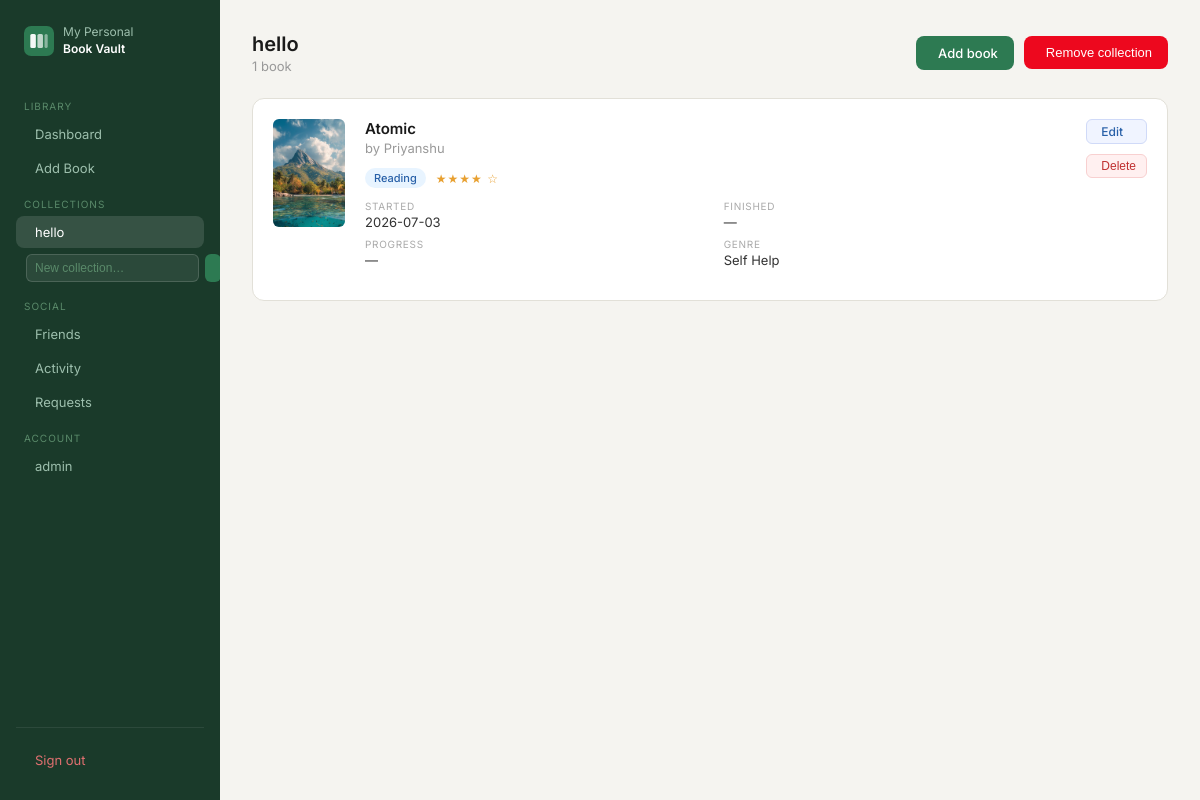
The app's page /collection/2 (signed in), older data.
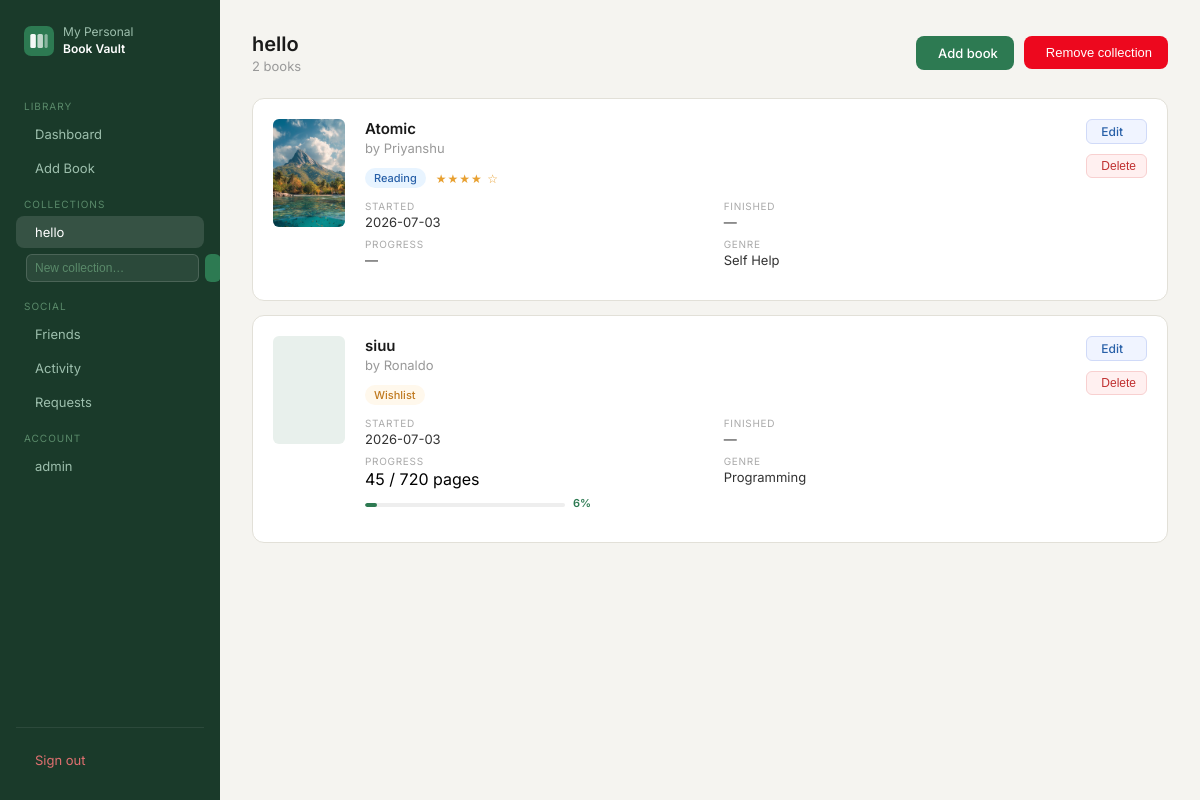
The same page, newer data.
### app/blueprints/collection/modules.py (models this page shows, shortened)
class Collection(db.Model):
    __tablename__="collection"
    cid=db.Column(db.Integer,primary_key=True)
    pid=db.Column(db.Integer,db.ForeignKey("credential.pid"),nullable=False)
    collection_name=db.Column(db.String(100),nullable=False)
    create_at=db.Column(db.DateTime,default=datetime.utcnow)
    user_books = db.relationship("Userbook", back_populates="collection")
    __table_args__=(db.UniqueConstraint("pid","collection_name",name="unique_collection"),)

### app/blueprints/auth/modules.py (models this page shows, shortened)
class Credential(db.Model,UserMixin):
    __tablename__='credential'
    pid=db.Column(db.Integer,primary_key=True)
    email=db.Column(db.String(255),nullable=False,unique=True)
    username=db.Column(db.String(100),nullable=False,unique=True)
    password=db.Column(db.String(100),nullable=False)
    history = db.relationship("History",  back_populates="user")
    user_books = db.relationship("Userbook", back_populates="user")

### app/blueprints/book/modules.py (models this page shows, shortened)
class Userbook(db.Model):
    __tablename__="userbook"
    uid=db.Column(db.Integer,primary_key=True)
    pid=db.Column(db.Integer,db.ForeignKey("credential.pid"),nullable=False)
    bid=db.Column(db.Integer,db.ForeignKey("book.bid"),nullable=False)
    cid=db.Column(db.Integer,db.ForeignKey("collection.cid"),nullable=True)
    current_page=db.Column(db.Integer,nullable=False)
    status=db.Column(db.String(100),nullable=False)
    note=db.Column(db.Text,nullable=True)
    rating=db.Column(db.Integer,db.CheckConstraint("rating >= 0 AND rating <= 5"),nullable=True)
    start_date=db.Column(db.Date,default=date.today)
    end_date=db.Column(db.Date,nullable=True)
    __table_args__=(db.UniqueConstraint("pid","bid",name="unique_user_book"),)
    user = db.relationship("Credential", back_populates="user_books")
    book = db.relationship("Book",back_populates="user_books")
    collection = db.relationship("Collection", back_populates="user_books")

class Book(db.Model):
    __tablename__="book"
    bid=db.Column(db.Integer,primary_key=True)
    author=db.Column(db.String(100),nullable=False)
    title=db.Column(db.String(100),nullable=False)
    language=db.Column(db.String(100),nullable=False)
    genre=db.Column(db.String(100),nullable=True)
    description=db.Column(db.Text,nullable=True)
    page_count=db.Column(db.Integer,nullable=False)
    published_year=db.Column(db.Integer,nullable=True)
    cover_image = db.Column(db.String(500), nullable=True)
    user_books = db.relationship("Userbook", back_populates="book")

### app/blueprints/collection/routes.py (the view)
@collection.route('/<int:cid>')
@login_required
def collection_detail(cid):
    collection = Collection.query.filter_by(
        cid=cid, pid=current_user.pid).first_or_404()
    books = Userbook.query.filter_by(
        cid=cid, pid=current_user.pid).all()
    return render_template("collection/collection_detail.html",
                           collection=collection, books=books)

### app/blueprints/collection/templates/collection/collection_detail.html (shortened to what this page needs)
{% extends "book/base.html" %}
{% block content %}
<div class="page-header">
  <div>
    <h1 class="page-title">
       {{ collection.collection_name }}
    </h1>
    <p class="page-sub">{{ books|length }} book{{ 's' if books|length != 1 }}</p>
  </div>
  <div style="display:flex; gap:10px;">
    <a href="{{ url_for('book.book_add') }}" class="btn-add">
       Add book
    </a>
    <form method="POST"
          action="{{ url_for('collection.delete_collection', cid=collection.cid) }}"
          onsubmit="return confirm('Delete this collection? Books will remain in your library.')">
      <button type="submit" class="btn-logout">
         Remove collection
      </button>
    </form>
  </div>
</div>
{% if books %}
<div class="book-list">
  {% for ub in books %}
  <div class="book-list-card">
    <div class="book-cover">
      {% if ub.book.cover_image %}
        <img src="{{ url_for('static', filename=ub.book.cover_image) }}"
             alt="{{ ub.book.title }}">
      {% else %}
        <div class="cover-placeholder">
        </div>
      {% endif %}
    </div>
    <div class="book-info">
      <h3 class="book-info-title">{{ ub.book.title }}</h3>
      <p class="book-info-author">by {{ ub.book.author }}</p>
      <div class="book-meta">
        <span class="badge badge-{{ ub.status|lower }}">{{ ub.status }}</span>
        {% if ub.rating %}
          <span class="stars">
            {% for i in range(ub.rating) %}★{% endfor %}
            {% for i in range(5 - ub.rating) %}☆{% endfor %}
          </span>
        {% endif %}
      </div>
      <div class="book-details-grid">
        <div class="book-detail-item">
          <span class="detail-label">Started</span>
          <span>{{ ub.start_date or '—' }}</span>
        </div>
        <div class="book-detail-item">
          <span class="detail-label">Finished</span>
          <span>{{ ub.end_date or '—' }}</span>
        </div>
       <div class="book-detail-item form-full">
  <span class="detail-label">Progress</span>
  {% if ub.current_page and ub.book.page_count and ub.book.page_count > 0 %}
    {% set pct = ((ub.current_page / ub.book.page_count) * 100)|round|int %}
    {% set pct = [pct, 100]|min %}
    <span>{{ ub.current_page }} / {{ ub.book.page_count }} pages</span>
    <div style="display:flex;align-items:center;gap:8px;margin-top:5px;">
      <div class="progress-bar" style="flex:1;max-width:200px;">
        <div class="progress-fill" style="width:{{ pct }}%"></div>
      </div>
      <span style="font-size:11px;color:#2d7a52;font-weight:600;">{{ pct }}%</span>
    </div>
  {% else %}
    <span>—</span>
  {% endif %}
</div>
        <div class="book-detail-item">
          <span class="detail-label">Genre</span>
          <span>{{ ub.book.genre or '—' }}</span>
        </div>
      </div>
    </div>
    <div class="book-actions">
      <a href="{{ url_for('book.userbook_update', uid=ub.uid) }}"
         class="action-btn btn-edit">
         Edit
      </a>
      <form method="POST"
            action="{{ url_for('book.userbook_delete', uid=ub.uid) }}"
            onsubmit="return confirm('Remove this book?')">
        <button type="submit" class="action-btn btn-del">
          Delete
        </button>
      </form>
    </div>
  </div>
  {% endfor %}
</div>
{% endif %}
{% endblock %}

### app/blueprints/book/templates/book/base.html (shortened to what this page needs)
<!DOCTYPE html>
<html lang="en">
<head>
  <link rel="stylesheet" type="text/css" href="/css/style.css">
  <link rel="stylesheet" href="https://cdn.jsdelivr.net/npm/@tabler/icons-webfont@latest/tabler-icons.min.css">
</head>
<body class="app-body">
  <div class="app-layout">
    <aside class="sidebar">
      <div class="sidebar-brand">
        <span class="sidebar-brand-name">My Personal<br><strong>Book Vault</strong></span>
      </div>
      <span class="nav-section">Library</span>
      <a href="{{ url_for('book.home') }}"
         class="nav-item {% if request.endpoint == 'book.home' %}active{% endif %}">
         Dashboard
      </a>
      <a href="{{ url_for('book.book_add') }}"
         class="nav-item {% if request.endpoint == 'book.book_add' %}active{% endif %}">
         Add Book
      </a>
      <span class="nav-section">Collections</span>
{% for col in collections %}
<a href="{{ url_for('collection.collection_detail', cid=col.cid) }}"
   class="nav-item {% if request.endpoint == 'collection.collection_detail' and request.view_args.get('cid')|int == col.cid %}active{% endif %}">
   {{ col.collection_name }}
</a>
{% else %}
<span class="nav-empty">No collections yet</span>
{% endfor %}
<form method="POST" action="{{ url_for('collection.create_collection') }}" style="padding: 4px 10px;">
  <div class="input-wrap" style="display:flex;gap:6px;">
    <input type="text" name="collection_name" placeholder="New collection…"
           class="nav-input" required>
    <button type="submit" class="nav-create-btn">
    </button>
  </div>
</form>
<span class="nav-section">Social</span>
<a href="{{ url_for('friends.friends_list') }}"
   class="nav-item {% if request.endpoint and request.endpoint.startswith('friends.') %}active{% endif %}">
   Friends
</a>
<a href="{{ url_for('friends.activity_feed') }}"
   class="nav-item {% if request.endpoint == 'friends.activity_feed' %}active{% endif %}">
   Activity
</a>
<a href="{{ url_for('friends.requests_page') }}"
   class="nav-item {% if request.endpoint == 'friends.requests_page' %}active{% endif %}">
   Requests
</a>
      <span class="nav-section">Account</span>
<a href="{{ url_for('book.profile') }}"
   class="nav-item {% if request.endpoint == 'book.profile' %}active{% endif %}">
  {{ current_user.username }}
</a>
      <div class="sidebar-footer">
        <a href="{{ url_for('book.logout') }}" class="nav-item nav-item-danger">
           Sign out
        </a>
      </div>
    </aside>
    <main class="main-content">
      {% block content %}{% endblock %}
    </main>
  </div>
</body>
</html>

Row changes from the older to the newer data that the page shows:
added Userbook: book "siuu", book.author "Ronaldo", status "Wishlist", start_date "2026-07-03", end_date "—", current_page "45", book.page_count "720", pct "6", book "Programming"
Text that changed along with them:
{{ books|length }}: "1" → "2"
{{ 's' if books|length != 1 }}: (not shown) → "s"
